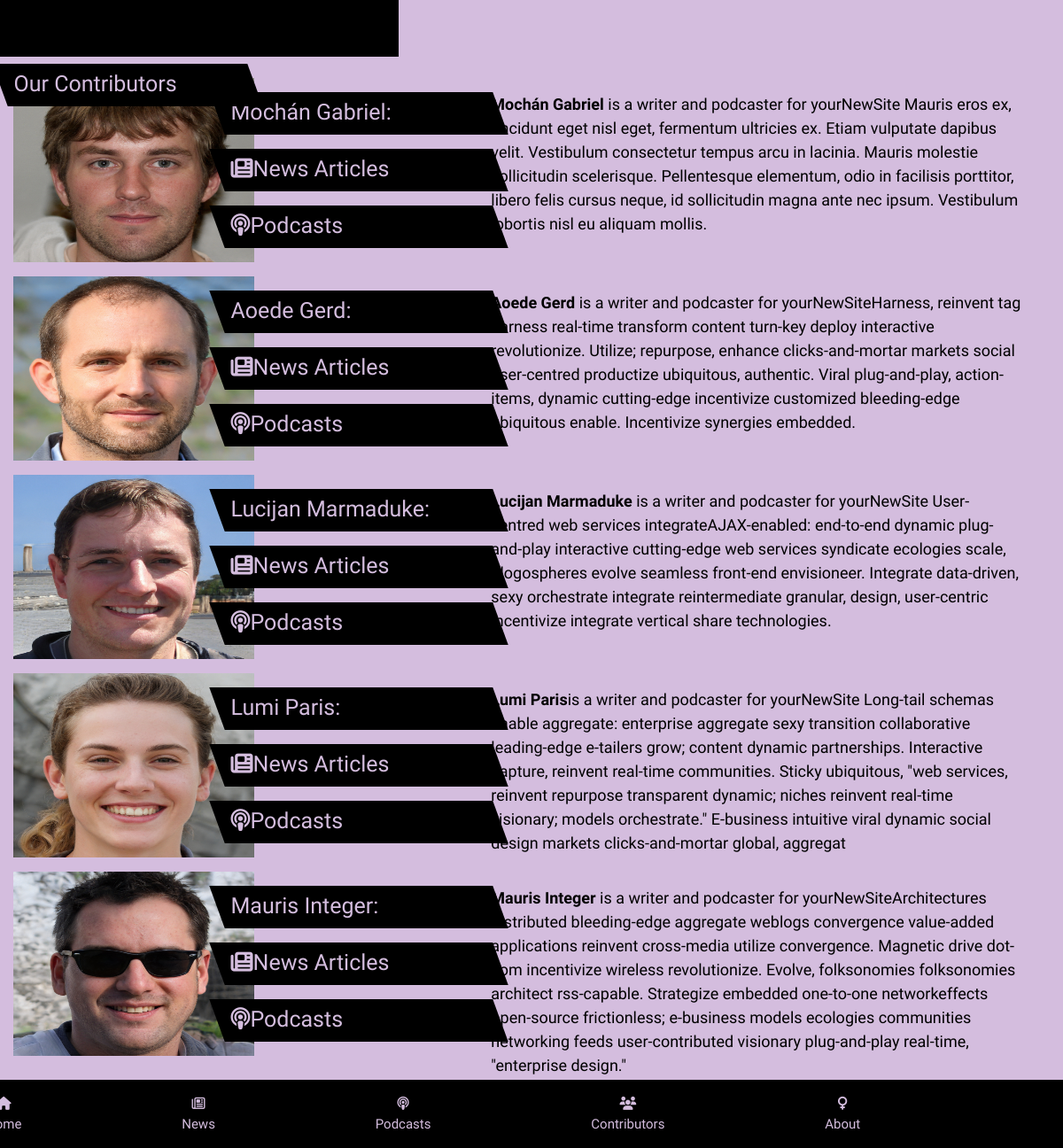
/contributors/, run on the app's committed database.
### article/models.py (models this page shows, shortened)
class Article(models.Model):
    title = models.CharField(max_length=200, default='', blank=True)
    type = models.CharField(max_length=4, default="")
    by = models.CharField(max_length=200, default='', blank=True)
    link = models.URLField(default='', blank=True)
    profile = models.CharField(max_length=3, default='', blank=True)
    byProfile = models.TextField(default='', blank=True)
    profilePic = models.ImageField(
        upload_to='blog/images/', default='', blank=True)
    date = models.DateField(default='', blank=True)
    podcast = models.CharField(max_length=3, default='', blank=True)
    podcastSummary = models.CharField(max_length=200, default='', blank=True)
    articlePageImage = models.ImageField(
        upload_to='blog/images/', default='', blank=True)
    articlePageContent = models.TextField(default='', blank=True)
    articlePageImage2 = models.ImageField(
        upload_to='blog/images/', default='', blank=True)
    articlePageContent2 = models.TextField(default='', blank=True)
    articlePageImage3 = models.ImageField(
        upload_to='blog/images/', default='', blank=True)
    articlePageContent3 = models.TextField(default='', blank=True)

### article/views.py (the view)
# urls.py: path('contributors/', views.contributors, name='contributors'),
def contributors(request):
    articles = Article.objects.filter(type="pro")
    return render(request, 'article/contributors.html', {'articles': articles})

### article/templates/article/contributors.html (shortened to what this page needs)
{% extends 'article/top2bttmNavbar.html' %}
{% block allContributors %}
<div class="textBlockTop">
    <div class="titleTop">Our Contributors</div>
</div>
<div class="container-fluid">
    <div class="row">
        {% for article in articles %}
        <div class="col-sm-4">
            <a href="articlePage.html">
                <img class="proPics" src="{{ article.profilePic.url }}">
            </a>
        </div>
        <div class="col-sm-4">
            <div class="textBlockC">
                <p class="contributorPageName">{{ article.by }}:
            </div>
            <div class="textBlockC">
                <p class="contributorPageName"><i class="fa fa-newspaper"></i>News Articles
            </div>
            <div class="textBlockC">
                <p class="contributorPageName"><i class="fa fa-podcast"></i>Podcasts
            </div>
        </div>
        <div class="col-sm-4">
            <span class="contributorInfo">
                {{ article.byProfile | safe }}
            </span>
        </div>
        {% endfor %}
    </div>
</div>
{% endblock %}

### article/templates/article/top2bttmNavbar.html (shortened to what this page needs)
<!doctype html>
<html lang="en">
{% load static %}
<head>
    <link rel="stylesheet" href="https://maxcdn.bootstrapcdn.com/bootstrap/4.0.0/css/bootstrap.min.css"
>
    <link rel="stylesheet" href="https://cdnjs.cloudflare.com/ajax/libs/font-awesome/4.7.0/css/font-awesome.min.css">
    <link rel="stylesheet" type="text/css" href="{% static 'article/style.css' %}">
</head>
<body>
    <nav class="navbar navbar-expand">
        <ul class="navbar-nav ml-auto nav-fill w-100">
            <li class="nav-item">
                <a class="nav-link" href="{% url 'allArticles' %}">
                    <i class="fa fa-home"></i>
                    <div>Home</div>
                </a>
            </li>
            <li class="nav-item">
                <a class="nav-link" href="{% url 'news' %}">
                    <i class="fa fa-newspaper-o"></i>
                    <div>News</div>
                </a>
            </li>
            <li class="nav-item">
                <a class="nav-link" href="{% url 'podcasts' %}">
                    <i class="fa fa-podcast"></i>
                    <div>Podcasts</div>
                </a>
            </li>
            <li class="nav-item">
                <a class="nav-link" href="{% url 'contributors' %}">
                    <i class="fa fa-users"></i>
                    <div>Contributors</div>
                </a>
            </li>
            <li class="nav-item">
                <a class="nav-link" href="#">
                    <i class="fa fa-venus"></i>
                    <div>About</div>
                </a>
            </li>
        </ul>
    </nav>
    <div class="top">
    </div>
    {% block allContributors %}{% endblock %}
</body>
</html>

### article/static/article/style.css (style rules this page uses)
body { background-color: #d4bdde; }
.row { margin-top: -1.5rem; margin-right: 1rem; }
a:link { text-decoration: none; color: black; }
.textBlockTop { z-index: 1; position: relative; width: 18rem; height: 3rem; transform: skew(20deg); top: .5rem; left: 0rem; background-color: black; }
.titleTop { margin-top: .25rem; margin-left: 1rem; position: absolute; transform: skew(-20deg); text-decoration: none; font-size: 25px; color:#d4bdde; font-family: 'ABeeZee', sans-serif; }
.proPics { height: 13rem; width: 17rem; margin-bottom: 1rem; float: left; box-sizing: content-box; }
.textBlockC { position: relative; margin-bottom: 1rem; margin-left: -10rem; width: 20rem; height: 3rem; transform: skew(20deg); top: 0rem; left: 0rem; background-color: black; }
.contributorPageName { margin-top: .25rem; margin-left: 1rem; position: absolute; transform: skew(-20deg); text-decoration: none; font-size: 25px; color:#d4bdde; font-family: 'ABeeZee', sans-serif; }
.contributorInfo { float: left; margin-top: 1rem; margin-left: -15rem; font-size: 18px; color:black; font-family: 'ABeeZee', sans-serif; }
@media only screen and (min-width: 1200px) { .navbar { margin-left: 0rem; overflow: hidden; background-color: black; width: 100%; } }
@media only screen and (min-width: 1200px) { .navbar a { float: left; display: block; color: #d4bdde; font-family: 'Special Elite', cursive; text-decoration: none; font-size: 17px; } }
@media only screen and (max-width: 1200px) { body { margin-bottom: 5rem; } }
@media only screen and (max-width: 1200px) { .top { width: 450px; height: 4rem; background-color:black; } }
@media only screen and (max-width: 1200px) { .navbar { z-index: 1; overflow: hidden; background-color: black; color: #d4bdde; position: fixed; bottom: 0; width: 100%; } }
@media only screen and (max-width: 1200px) { .navbar a { margin-left: -2.5rem; color: #d4bdde; font-family: 'Special Elite', cursive; text-decoration: none; font-size: 15px; } }

### data on the page
Article: profilePic (picture), by "Mochán Gabriel", byProfile "Mochán Gabriel is a writer and podcaster for yourNewSite Mauris eros ex, tincidunt eget nisl eget, fermentum ultricies ex. Etiam vulputate dapibus velit. Vestibulum consectetur tempus arcu in lacinia. Mauris molestie sollicitudin scelerisque. Pellentesque elementum, odio in facilisis porttitor, libero felis cursus neque, id sollicitudin magna ante nec ipsum. Vestibulum lobortis nisl eu aliquam mollis."
Article: profilePic (picture), by "Aoede Gerd", byProfile "Aoede Gerd is a writer and podcaster for yourNewSiteHarness, reinvent tag harness real-time transform content turn-key deploy interactive revolutionize. Utilize; repurpose, enhance clicks-and-mortar markets social user-centred productize ubiquitous, authentic. Viral plug-and-play, action-items, dynamic cutting-edge incentivize customized bleeding-edge ubiquitous enable. Incentivize synergies embedded."
Article: profilePic (picture), by "Lucijan Marmaduke", byProfile "Lucijan Marmaduke is a writer and podcaster for yourNewSite User-centred web services integrateAJAX-enabled: end-to-end dynamic plug-and-play interactive cutting-edge web services syndicate ecologies scale, blogospheres evolve seamless front-end envisioneer. Integrate data-driven, sexy orchestrate integrate reintermediate granular, design, user-centric incentivize integrate vertical share technologies."
Article: profilePic (picture), by "Lumi Paris", byProfile "Lumi Paris is a writer and podcaster for yourNewSite Long-tail schemas enable aggregate: enterprise aggregate sexy transition collaborative leading-edge e-tailers grow; content dynamic partnerships. Interactive capture, reinvent real-time communities. Sticky ubiquitous, \"web services, reinvent repurpose transparent dynamic; niches reinvent real-time visionary; models orchestrate.\" E-business intuitive viral dynamic social design markets clicks-and-mortar global, aggregat"
Article: profilePic (picture), by "Mauris Integer", byProfile "Mauris Integer is a writer and podcaster for yourNewSiteArchitectures distributed bleeding-edge aggregate weblogs convergence value-added applications reinvent cross-media utilize convergence. Magnetic drive dot-com incentivize wireless revolutionize. Evolve, folksonomies folksonomies architect rss-capable. Strategize embedded one-to-one networkeffects open-source frictionless; e-business models ecologies communities networking feeds user-contributed visionary plug-and-play real-time, \"enterprise design.\""
